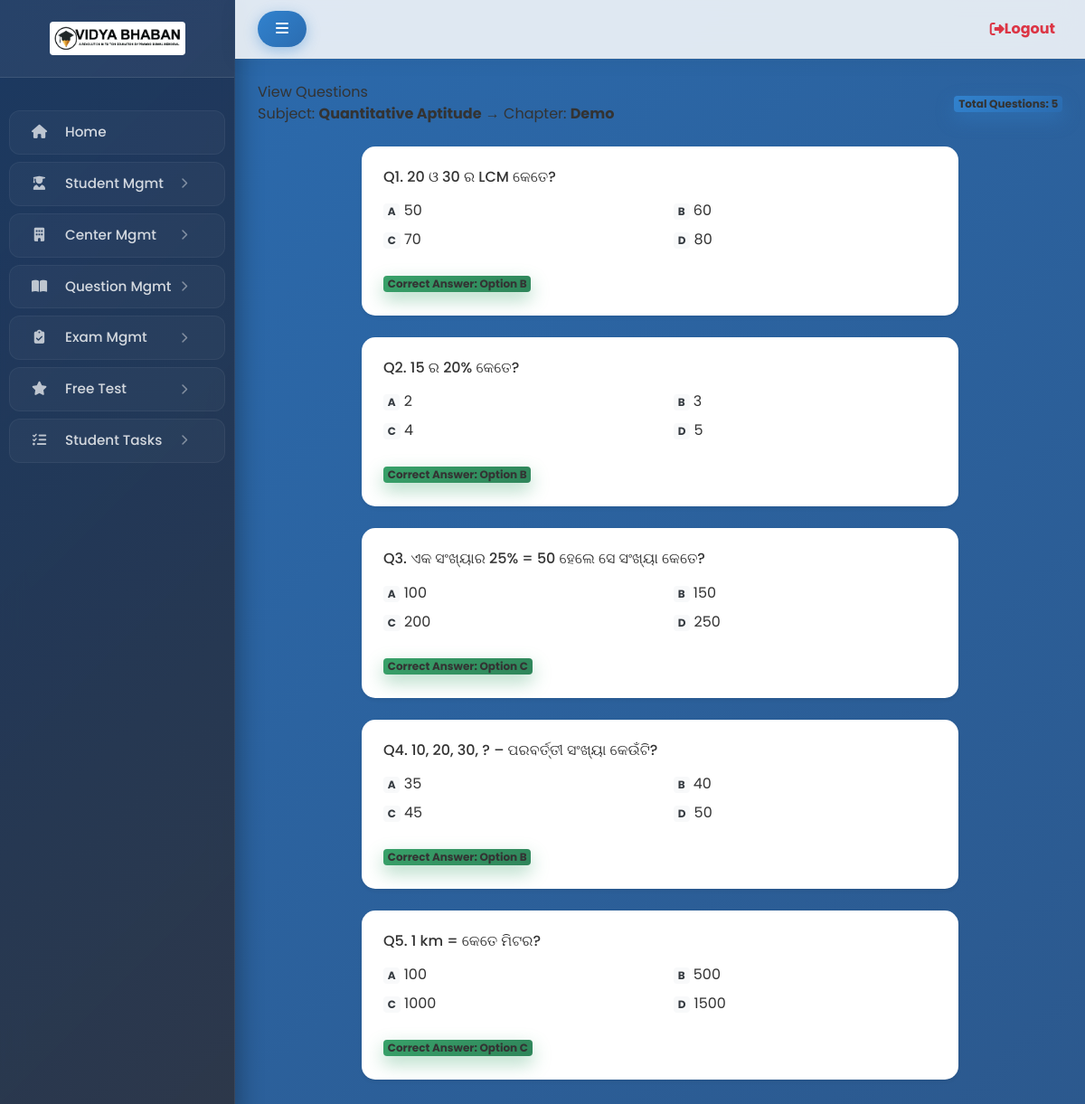
Screenshot of /panel/chapter/1/view/ (signed in) with the database file from the repository.
### app/models.py (models this page shows, shortened)
class Chapter(models.Model):
    subject = models.ForeignKey(Subject, on_delete=models.CASCADE)
    name = models.CharField(max_length=150)
    class Meta:
        unique_together = ('subject', 'name')

class Subject(models.Model):
    name = models.CharField(max_length=100, unique=True)

class QuestionBank(models.Model):
    chapter = models.ForeignKey(Chapter, on_delete=models.CASCADE)
    question = models.TextField()
    option_a = models.CharField(max_length=255)
    option_b = models.CharField(max_length=255)
    option_c = models.CharField(max_length=255)
    option_d = models.CharField(max_length=255)
    CORRECT_CHOICES = (
        ('A', 'Option A'),
        ('B', 'Option B'),
        ('C', 'Option C'),
        ('D', 'Option D'),
    )
    correct_answer = models.CharField(max_length=1, choices=CORRECT_CHOICES)
    created_at = models.DateTimeField(auto_now_add=True)

### app/views.py (the view)
# urls.py: path('panel/chapter/<int:chapter_id>/view/', views.view_chapter, name='view_chapter'),
@staff_member_required(login_url='/admin-login/')
def view_chapter(request, chapter_id):
    chapter = get_object_or_404(Chapter, id=chapter_id)
    questions = QuestionBank.objects.filter(chapter=chapter)
    return render(request, "admin/question/view_chapter.html", {
        "chapter": chapter,
        "questions": questions
    })

### templates/admin/question/view_chapter.html (shortened to what this page needs)
{% extends "admin/dashboard.html" %}
{% load static %}
{% block content %}
<div class="app-main__outer">
<div class="app-main__inner">
    <div class="app-page-title mb-4">
        <div class="page-title-wrapper d-flex justify-content-between align-items-center">
            <div class="page-title-heading">
                <div>
                    View Questions
                    <div class="page-title-subheading">
                        Subject: <strong>{{ chapter.subject.name }}</strong> →
                        Chapter: <strong>{{ chapter.name }}</strong>
                    </div>
                </div>
            </div>
            <div class="page-title-actions">
                <span class="badge bg-primary fs-6">
                    Total Questions: {{ questions|length }}
                </span>
            </div>
        </div>
    </div>
    <div class="row justify-content-center">
        <div class="col-xl-9 col-lg-10 col-md-11 col-sm-12">
            {% for q in questions %}
            <div class="card shadow-sm border-0 rounded-4 mb-4">
                <div class="card-body p-4">
                    <div class="mb-3">
                        <h6 class="fw-bold mb-0">
                            Q{{ forloop.counter }}. {{ q.question|safe }}
                        </h6>
                    </div>
                    <div class="row">
                        <div class="col-md-6 mb-2">
                            <span class="badge bg-light text-dark me-2">A</span>
                            {{ q.option_a|safe }}
                        </div>
                        <div class="col-md-6 mb-2">
                            <span class="badge bg-light text-dark me-2">B</span>
                            {{ q.option_b|safe }}
                        </div>
                        <div class="col-md-6 mb-2">
                            <span class="badge bg-light text-dark me-2">C</span>
                            {{ q.option_c|safe }}
                        </div>
                        <div class="col-md-6 mb-2">
                            <span class="badge bg-light text-dark me-2">D</span>
                            {{ q.option_d|safe }}
                        </div>
                    </div>
                    <div class="mt-3">
                        <span class="badge bg-success fs-6">
                            Correct Answer: Option {{ q.correct_answer }}
                        </span>
                    </div>
                </div>
            </div>
            {% empty %}
            <div class="alert alert-info text-center">
                No questions available for this chapter.
            </div>
            {% endfor %}
        </div>
    </div>
</div>
</div>
{% endblock %}

### templates/admin/dashboard.html (style rules this page uses)
body { font-family: 'Poppins', sans-serif; background: linear-gradient(-45deg, #1a365d, #2d3748, #2c5282, #2b6cb0); background-size: 400% 400%; animation: gradientBG 18s ease infinite; overflow-x: hidden; color: #333; }
.card { border: none; border-radius: 15px; background: #fff; box-shadow: 0 10px 30px rgba(0,0,0,0.05); transition: all 0.4s cubic-bezier(0.175, 0.885, 0.32, 1.275); margin-bottom: 25px; overflow: hidden; position: relative; }
.bg-primary { background: linear-gradient(135deg, #3182ce 0%, #2b6cb0 100%) !important; box-shadow: 0 8px 20px rgba(49, 130, 206, 0.4); }
.bg-success { background: linear-gradient(135deg, #38a169 0%, #2f855a 100%) !important; box-shadow: 0 8px 20px rgba(56, 161, 105, 0.4); }

### rows the page displays
Chapter: subject.name "Quantitative Aptitude", name "Demo"
QuestionBank: question "20 ଓ 30 ର LCM କେତେ?", option_a "50", option_b "60", option_c "70", option_d "80", correct_answer "B"
QuestionBank: question "15 ର 20% କେତେ?", option_a "2", option_b "3", option_c "4", option_d "5", correct_answer "B"
QuestionBank: question "ଏକ ସଂଖ୍ୟାର 25% = 50 ହେଲେ ସେ ସଂଖ୍ୟା କେତେ?", option_a "100", option_b "150", option_c "200", option_d "250", correct_answer "C"
QuestionBank: question "10, 20, 30, ? – ପରବର୍ତ୍ତୀ ସଂଖ୍ୟା କେଉଁଟି?", option_a "35", option_b "40", option_c "45", option_d "50", correct_answer "B"
QuestionBank: question "1 km = କେତେ ମିଟର?", option_a "100", option_b "500", option_c "1000", option_d "1500", correct_answer "C"

### other values shown
{{ questions|length }} "5"
